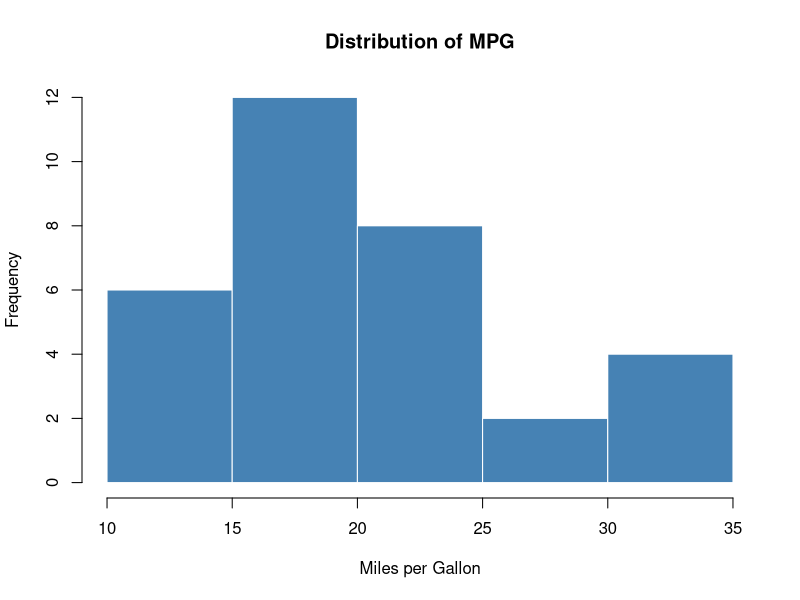
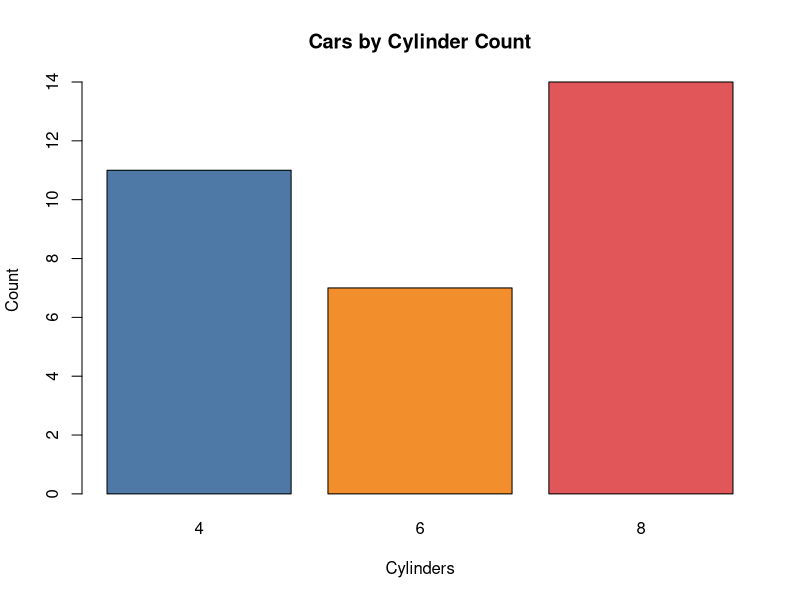
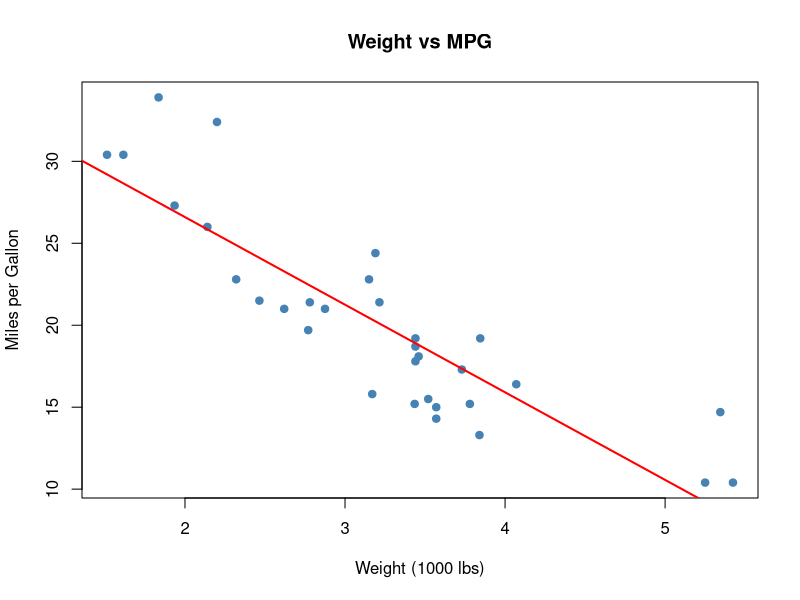
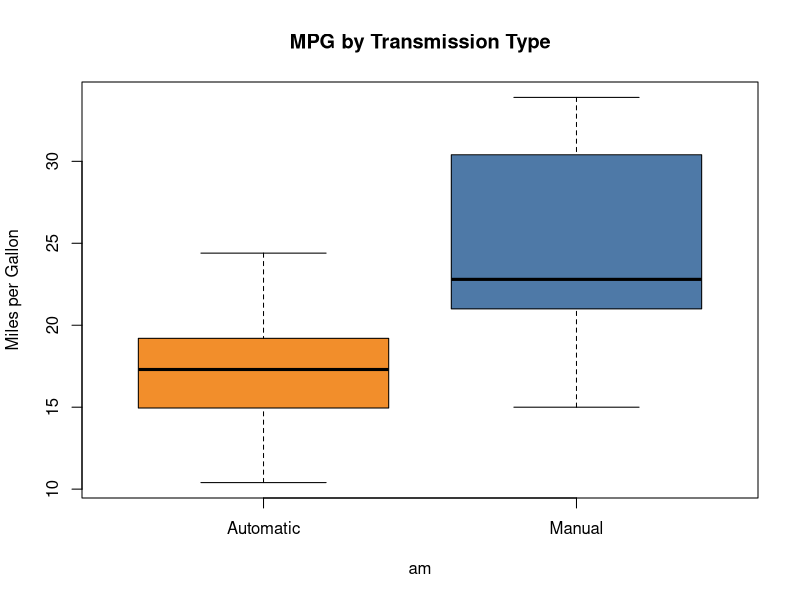

The R source for these figures, in order:
## ---- chunk 1
data(mtcars)
cat("Dataset dimensions:", nrow(mtcars), "rows,", ncol(mtcars), "columns\n")
## ---- chunk 2
head(mtcars, 5)
## ---- chunk 3
summary(mtcars$mpg)
## ---- chunk 4
hist(mtcars$mpg,
     main = "Distribution of MPG",
     xlab = "Miles per Gallon",
     col = "steelblue",
     border = "white")
## ---- chunk 5
table(mtcars$cyl)
## ---- chunk 6
barplot(table(mtcars$cyl),
        main = "Cars by Cylinder Count",
        xlab = "Cylinders",
        ylab = "Count",
        col = c("#4e79a7", "#f28e2b", "#e15759"))
## ---- chunk 7
cor(mtcars$mpg, mtcars$wt)
## ---- chunk 8
plot(mtcars$wt, mtcars$mpg,
     main = "Weight vs MPG",
     xlab = "Weight (1000 lbs)",
     ylab = "Miles per Gallon",
     pch = 19,
     col = "steelblue")
abline(lm(mpg ~ wt, data = mtcars), col = "red", lwd = 2)
## ---- chunk 9
aggregate(mpg ~ am, data = mtcars, FUN = mean)
## ---- chunk 10
boxplot(mpg ~ am, data = mtcars,
        names = c("Automatic", "Manual"),
        main = "MPG by Transmission Type",
        ylab = "Miles per Gallon",
        col = c("#f28e2b", "#4e79a7"))
